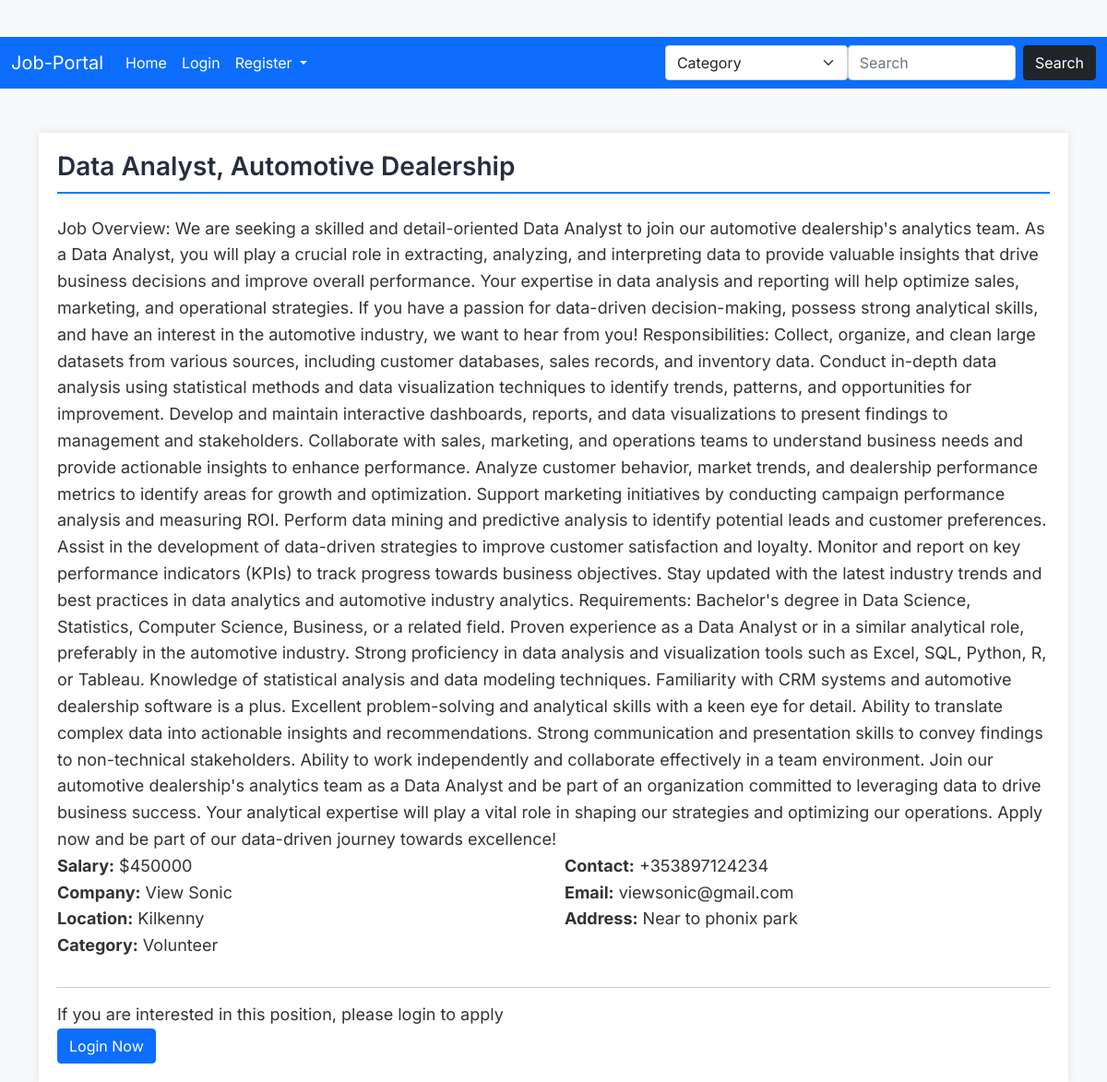
Screenshot of /job-view/10/ with the database file from the repository.
### src/models.py (models this page shows, shortened)
class new_job(models.Model):
    title       = models.CharField(max_length=100)
    description = models.TextField()
    city        = models.ForeignKey(city , on_delete=models.CASCADE)
    salary      = models.PositiveIntegerField()
    company     = models.CharField(max_length=100)
    contact     = models.CharField(max_length=100)
    email       = models.EmailField()
    address     = models.CharField(max_length=100)
    category    = models.ForeignKey(job_category , on_delete=models.CASCADE)
    created_at  = models.DateTimeField(auto_now_add=True)
    updated_at  = models.DateTimeField(auto_now=True)
    class Meta:
        ordering = ['-created_at']

class city(models.Model):
    city_name =  models.CharField(max_length=100)
    def __str__(self):
        return self.city_name
    class Meta:
        ordering = ['city_name']

class job_category(models.Model):
    category = models.CharField(max_length=100)
    def __str__(self):
        return self.category

### src/views.py (the view)
# urls.py: path("job-view/<int:id>/", job_view  ,name="job_view"),
def job_view(request , id):
    return render(request,'job_view.html', {'job':new_job.objects.get(id=id)})

### src/templates/job_view.html (shortened to what this page needs)
{% extends "base.html" %}
{% block content %}
<div class="container">
    <div class="job-details-card mt-5">
        <h2 class="mb-4">{{ job.title }}</h2>
        <p>{{ job.description }}</p>
        <div class="row">
            <div class="col-md-6">
                <p><strong>Salary:</strong> ${{ job.salary }}</p>
                <p><strong>Company:</strong> {{ job.company }}</p>
                <p><strong>Location:</strong> {{ job.city }}</p>
                <p><strong>Category:</strong> {{ job.category }}</p>
            </div>
            <div class="col-md-6">
                <p><strong>Contact:</strong> {{ job.contact }}</p>
                <p><strong>Email:</strong> {{ job.email }}</p>
                <p><strong>Address:</strong> {{ job.address }}</p>
            </div>
        </div>
        {% if user.is_authenticated %}
        <div class="contact-info">
            <p>If you are interested in this position, please apply using the button below:</p>
            <a class="btn btn-primary" href="{% url 'src:job_apply' job.id %}" role="button">Apply Now</a>
        </div>
        {% else %}
        <div class="contact-info">
            <p>If you are interested in this position, please login to apply</p>
            <a class="btn btn-primary" href="{% url 'src:login' %}" role="button">Login Now</a>
        </div>
        {% endif %}
    </div>
</div>
{% endblock %}

### static/assets/css/fullcalendar.css (style rules this page uses)
:root { --fc-daygrid-event-dot-width: 8px; }
:root { --fc-list-event-dot-width: 10px; --fc-list-event-hover-bg-color: #f5f5f5; }

### src/templates/job_view.html (style rules this page uses)
body { padding-top: 40px; background-color: #f8f9fa; }
.job-details-card { max-width: 100vw; margin: 0 auto; padding: 20px; box-shadow: 0 0 10px rgba(0, 0, 0, 0.1); background-color: #fff; }
.job-details-card h2 { border-bottom: 2px solid #007bff; padding-bottom: 10px; }
.job-details-card p { font-size: 18px; line-height: 1.6; color: #333; }
.contact-info { margin-top: 30px; border-top: 1px solid #ccc; padding-top: 15px; }

### rows the page displays
new_job: title "Data Analyst, Automotive Dealership", description "Job Overview: We are seeking a skilled and detail-oriented Data Analyst to join our automotive dealership's analytics team. As a Data Analyst, you will play a crucial role in extracting, analyzing, and interpreting data to provide valuable insights that drive business decisions and improve overall performance. Your expertise in data analysis and reporting will help optimize sales, marketing, and operational strategies. If you have a passion for data-driven decision-making, possess strong analytical skills, and have an interest in the automotive industry, we want to hear from you! Responsibilities: Collect, organize, and clean large datasets from various sources, including customer…", salary "450000", company "View Sonic", city "Kilkenny", category "Volunteer", contact "+353897124234", email "viewsonic@gmail.com", address "Near to phonix park"
